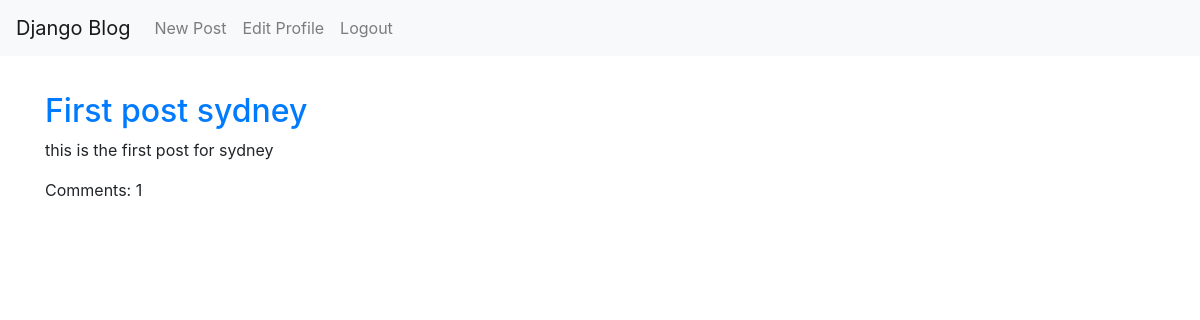
The app's page / (signed in) with its own data.
### blog/models.py (models this page shows, shortened)
class Post(models.Model):
    title = models.CharField(max_length=200)
    author = models.ForeignKey('auth.User', on_delete=models.CASCADE,)
    body = models.TextField()

### blog/views.py (the view)
# urls.py: path('', BlogListView.as_view(), name='home'),
class BlogListView(ListView):
    model = Post
    template_name = 'home.html'

### templates/home.html
{% extends 'base.html' %}
{% block content %}
    {% for post in object_list %}
    <div class='post-entry pt-3'>
        <h2><a href="{% url 'post_detail' post.pk %}">{{ post.title }}</a></h2>
        <p>{{ post.body }}</p>
        <p>Comments: {{ post.comments.count }}</p>
    </div>
    {% endfor %}
{% endblock %}

### records on screen
Post: title "First post sydney", body "this is the first post for sydney", comments.count "1"
